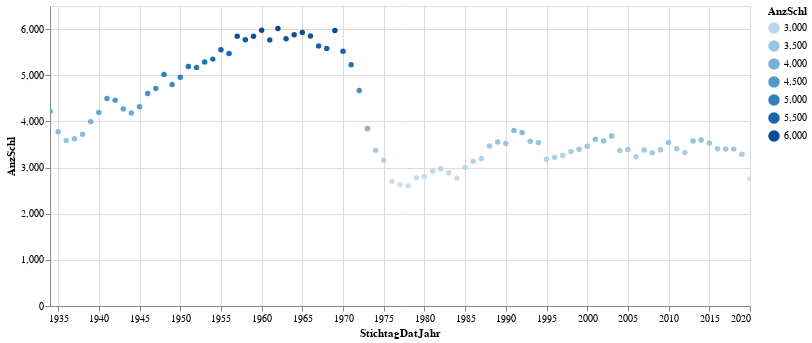

Here is the notebook cell this chart was saved with:
### Code cell
# df_statzonen = df_statzonen[(df_statzonen.knr>0) & (df_statzonen.qname!="Hirslanden")]
#mySelection[[mySelection.NationFHistLang =='Schweiz']]


highlight = alt.selection(type='single', on='mouseover',
                          fields=['AnzSchl'], nearest=True)
#x='date:StichtagDatJahr',
base = alt.Chart(data2betested).encode(
    x='StichtagDatJahr',
    y='AnzSchl',
    color='AnzSchl'
)

points = base.mark_circle().encode(
    opacity=alt.value(2)
).add_selection(
    highlight
).properties(
    width=700 , height=300
)
lines = base.mark_line().encode(
    size=alt.condition(~highlight, alt.value(1.5), alt.value(4))
).interactive()

points + lines

### Figure 1 — Vega-Lite specification as saved in the notebook (floating-point values rounded to 4 significant figures)
{"config": {"view": {"continuousWidth": 400, "continuousHeight": 300}}, "layer": [{"mark": "circle", "encoding": {"color": {"type": "quantitative", "field": "AnzSchl"}, "opacity": {"value": 2}, "x": {"type": "temporal", "field": "StichtagDatJahr"}, "y": {"type": "quantitative", "field": "AnzSchl"}}, "height": 300, "selection": {"selector003": {"type": "single", "on": "mouseover", "fields": ["AnzSchl"], "nearest": true}}, "width": 700}, {"mark": "line", "encoding": {"color": {"type": "quantitative", "field": "AnzSchl"}, "size": {"condition": {"value": 1.5, "selection": {"not": "selector003"}}, "value": 4}, "x": {"type": "temporal", "field": "StichtagDatJahr"}, "y": {"type": "quantitative", "field": "AnzSchl"}}, "selection": {"selector004": {"type": "interval", "bind": "scales", "encodings": ["x", "y"]}}}], "data": {"name": "data-7b7dc74e409f9c83bd66be720559be2d"}, "$schema": "https://vega.github.io/schema/vega-lite/v4.8.1.json", "datasets": {"data-7b7dc74e409f9c83bd66be720559be2d": [{"StichtagDatJahr": "1934-01-01T00:00:00", "AnzSchl": 4220, "AnzSche": 705, "AnzBestWir": 315864}, {"StichtagDatJahr": "1935-01-01T00:00:00", "AnzSchl": 3775, "AnzSche": 678, "AnzBestWir": 317157}, {"StichtagDatJahr": "1936-01-01T00:00:00", "AnzSchl": 3588, "AnzSche": 703, "AnzBestWir": 317712}, {"StichtagDatJahr": "1937-01-01T00:00:00", "AnzSchl": 3626, "AnzSche": 712, "AnzBestWir": 318926}, {"StichtagDatJahr": "1938-01-01T00:00:00", "AnzSchl": 3719, "AnzSche": 716, "AnzBestWir": 326979}, {"StichtagDatJahr": "1939-01-01T00:00:00", "AnzSchl": 3995, "AnzSche": 679, "AnzBestWir": 333984}, {"StichtagDatJahr": "1940-01-01T00:00:00", "AnzSchl": 4193, "AnzSche": 626, "AnzBestWir": 334026}, {"StichtagDatJahr": "1941-01-01T00:00:00", "AnzSchl": 4498, "AnzSche": 646, "AnzBestWir": 336531}, {"StichtagDatJahr": "1942-01-01T00:00:00", "AnzSchl": 4460, "AnzSche": 647, "AnzBestWir": 339721}, {"StichtagDatJahr": "1943-01-01T00:00:00", "AnzSchl": 4271, "AnzSche": 664, "AnzBestWir": 345819}, {"StichtagDatJahr": "1944-01-01T00:00:00", "AnzSchl": 4181, "AnzSche": 649, "AnzBestWir": 351679}, {"StichtagDatJahr": "1945-01-01T00:00:00", "AnzSchl": 4316, "AnzSche": 744, "AnzBestWir": 357381}, {"StichtagDatJahr": "1946-01-01T00:00:00", "AnzSchl": 4606, "AnzSche": 872, "AnzBestWir": 367171}, {"StichtagDatJahr": "1947-01-01T00:00:00", "AnzSchl": 4713, "AnzSche": 926, "AnzBestWir": 377087}, {"StichtagDatJahr": "1948-01-01T00:00:00", "AnzSchl": 5018, "AnzSche": 883, "AnzBestWir": 383568}, {"StichtagDatJahr": "1949-01-01T00:00:00", "AnzSchl": 4797, "AnzSche": 834, "AnzBestWir": 386003}, {"StichtagDatJahr": "1950-01-01T00:00:00", "AnzSchl": 4954, "AnzSche": 891, "AnzBestWir": 389573}, {"StichtagDatJahr": "1951-01-01T00:00:00", "AnzSchl": 5187, "AnzSche": 912, "AnzBestWir": 396260}, {"StichtagDatJahr": "1952-01-01T00:00:00", "AnzSchl": 5170, "AnzSche": 867, "AnzBestWir": 403625}, {"StichtagDatJahr": "1953-01-01T00:00:00", "AnzSchl": 5286, "AnzSche": 887, "AnzBestWir": 408544}, {"StichtagDatJahr": "1954-01-01T00:00:00", "AnzSchl": 5349, "AnzSche": 850, "AnzBestWir": 413044}, {"StichtagDatJahr": "1955-01-01T00:00:00", "AnzSchl": 5550, "AnzSche": 911, "AnzBestWir": 417351}, {"StichtagDatJahr": "1956-01-01T00:00:00", "AnzSchl": 5473, "AnzSche": 825, "AnzBestWir": 420489}, {"StichtagDatJahr": "1957-01-01T00:00:00", "AnzSchl": 5844, "AnzSche": 857, "AnzBestWir": 426349}, {"StichtagDatJahr": "1958-01-01T00:00:00", "AnzSchl": 5769, "AnzSche": 776, "AnzBestWir": 431242}, {"StichtagDatJahr": "1959-01-01T00:00:00", "AnzSchl": 5846, "AnzSche": 858, "AnzBestWir": 434080}, {"StichtagDatJahr": "1960-01-01T00:00:00", "AnzSchl": 5975, "AnzSche": 787, "AnzBestWir": 437273}, {"StichtagDatJahr": "1961-01-01T00:00:00", "AnzSchl": 5766, "AnzSche": 752, "AnzBestWir": 439322}, {"StichtagDatJahr": "1962-01-01T00:00:00", "AnzSchl": 6014, "AnzSche": 778, "AnzBestWir": 440180}, {"StichtagDatJahr": "1963-01-01T00:00:00", "AnzSchl": 5789, "AnzSche": 728, "AnzBestWir": 439090}, {"StichtagDatJahr": "1964-01-01T00:00:00", "AnzSchl": 5878, "AnzSche": 709, "AnzBestWir": 437630}, {"StichtagDatJahr": "1965-01-01T00:00:00", "AnzSchl": 5928, "AnzSche": 660, "AnzBestWir": 433865}, {"StichtagDatJahr": "1966-01-01T00:00:00", "AnzSchl": 5848, "AnzSche": 689, "AnzBestWir": 431533}, {"StichtagDatJahr": "1967-01-01T00:00:00", "AnzSchl": 5636, "AnzSche": 686, "AnzBestWir": 430594}, {"StichtagDatJahr": "1968-01-01T00:00:00", "AnzSchl": 5577, "AnzSche": 710, "AnzBestWir": 430155}, {"StichtagDatJahr": "1969-01-01T00:00:00", "AnzSchl": 5969, "AnzSche": 764, "AnzBestWir": 425117}, {"StichtagDatJahr": "1970-01-01T00:00:00", "AnzSchl": 5521, "AnzSche": 699, "AnzBestWir": 417972}, {"StichtagDatJahr": "1971-01-01T00:00:00", "AnzSchl": 5228, "AnzSche": 716, "AnzBestWir": 412169}, {"StichtagDatJahr": "1972-01-01T00:00:00", "AnzSchl": 4667, "AnzSche": 757, "AnzBestWir": 407647}, {"StichtagDatJahr": "1973-01-01T00:00:00", "AnzSchl": 3844, "AnzSche": 834, "AnzBestWir": 401577}, {"StichtagDatJahr": "1974-01-01T00:00:00", "AnzSchl": 3372, "AnzSche": 799, "AnzBestWir": 396261}, {"StichtagDatJahr": "1975-01-01T00:00:00", "AnzSchl": 3157, "AnzSche": 752, "AnzBestWir": 389613}, {"StichtagDatJahr": "1976-01-01T00:00:00", "AnzSchl": 2700, "AnzSche": 772, "AnzBestWir": 382999}, {"StichtagDatJahr": "1977-01-01T00:00:00", "AnzSchl": 2633, "AnzSche": 955, "AnzBestWir": 379635}, {"StichtagDatJahr": "1978-01-01T00:00:00", "AnzSchl": 2607, "AnzSche": 859, "AnzBestWir": 376447}, {"StichtagDatJahr": "1979-01-01T00:00:00", "AnzSchl": 2778, "AnzSche": 768, "AnzBestWir": 374221}, {"StichtagDatJahr": "1980-01-01T00:00:00", "AnzSchl": 2804, "AnzSche": 867, "AnzBestWir": 370618}, {"StichtagDatJahr": "1981-01-01T00:00:00", "AnzSchl": 2919, "AnzSche": 857, "AnzBestWir": 368171}, {"StichtagDatJahr": "1982-01-01T00:00:00", "AnzSchl": 2976, "AnzSche": 819, "AnzBestWir": 366340}, {"StichtagDatJahr": "1983-01-01T00:00:00", "AnzSchl": 2887, "AnzSche": 847, "AnzBestWir": 363652}, {"StichtagDatJahr": "1984-01-01T00:00:00", "AnzSchl": 2769, "AnzSche": 873, "AnzBestWir": 361493}, {"StichtagDatJahr": "1985-01-01T00:00:00", "AnzSchl": 3000, "AnzSche": 794, "AnzBestWir": 359084}, {"StichtagDatJahr": "1986-01-01T00:00:00", "AnzSchl": 3134, "AnzSche": 1078, "AnzBestWir": 358873}, {"StichtagDatJahr": "1987-01-01T00:00:00", "AnzSchl": 3194, "AnzSche": 1156, "AnzBestWir": 358042}, {"StichtagDatJahr": "1988-01-01T00:00:00", "AnzSchl": 3467, "AnzSche": 1177, "AnzBestWir": 357360}, {"StichtagDatJahr": "1989-01-01T00:00:00", "AnzSchl": 3553, "AnzSche": 1176, "AnzBestWir": 355901}, {"StichtagDatJahr": "1990-01-01T00:00:00", "AnzSchl": 3521, "AnzSche": 1237, "AnzBestWir": 356352}, {"StichtagDatJahr": "1991-01-01T00:00:00", "AnzSchl": 3805, "AnzSche": 1305, "AnzBestWir": 360875}, {"StichtagDatJahr": "1992-01-01T00:00:00", "AnzSchl": 3757, "AnzSche": 1261, "AnzBestWir": 361488}, {"StichtagDatJahr": "1993-01-01T00:00:00", "AnzSchl": 3571, "AnzSche": 1475, "AnzBestWir": 360898}, {"StichtagDatJahr": "1994-01-01T00:00:00", "AnzSchl": 3541, "AnzSche": 1455, "AnzBestWir": 360848}, {"StichtagDatJahr": "1995-01-01T00:00:00", "AnzSchl": 3180, "AnzSche": 1488, "AnzBestWir": 360826}, {"StichtagDatJahr": "1996-01-01T00:00:00", "AnzSchl": 3222, "AnzSche": 1553, "AnzBestWir": 359648}, {"StichtagDatJahr": "1997-01-01T00:00:00", "AnzSchl": 3259, "AnzSche": 1557, "AnzBestWir": 358594}, {"StichtagDatJahr": "1998-01-01T00:00:00", "AnzSchl": 3348, "AnzSche": 1637, "AnzBestWir": 359073}, {"StichtagDatJahr": "1999-01-01T00:00:00", "AnzSchl": 3396, "AnzSche": 1628, "AnzBestWir": 360704}, {"StichtagDatJahr": "2000-01-01T00:00:00", "AnzSchl": 3463, "AnzSche": 1140, "AnzBestWir": 360980}, {"StichtagDatJahr": "2001-01-01T00:00:00", "AnzSchl": 3614, "AnzSche": 1107, "AnzBestWir": 362042}, {"StichtagDatJahr": "2002-01-01T00:00:00", "AnzSchl": 3574, "AnzSche": 1673, "AnzBestWir": 364558}, {"StichtagDatJahr": "2003-01-01T00:00:00", "AnzSchl": 3683, "AnzSche": 1545, "AnzBestWir": 364528}, {"StichtagDatJahr": "2004-01-01T00:00:00", "AnzSchl": 3367, "AnzSche": 1581, "AnzBestWir": 364977}, {"StichtagDatJahr": "2005-01-01T00:00:00", "AnzSchl": 3390, "AnzSche": 1856, "AnzBestWir": 366809}, {"StichtagDatJahr": "2006-01-01T00:00:00", "AnzSchl": 3234, "AnzSche": 1790, "AnzBestWir": 370062}, {"StichtagDatJahr": "2007-01-01T00:00:00", "AnzSchl": 3380, "AnzSche": 1643, "AnzBestWir": 376815}, {"StichtagDatJahr": "2008-01-01T00:00:00", "AnzSchl": 3319, "AnzSche": 1587, "AnzBestWir": 380499}, {"StichtagDatJahr": "2009-01-01T00:00:00", "AnzSchl": 3385, "AnzSche": 1780, "AnzBestWir": 382906}, {"StichtagDatJahr": "2010-01-01T00:00:00", "AnzSchl": 3543, "AnzSche": 1991, "AnzBestWir": 385468}, {"StichtagDatJahr": "2011-01-01T00:00:00", "AnzSchl": 3405, "AnzSche": 1544, "AnzBestWir": 390082}, {"StichtagDatJahr": "2012-01-01T00:00:00", "AnzSchl": 3328, "AnzSche": 1373, "AnzBestWir": 394012}, {"StichtagDatJahr": "2013-01-01T00:00:00", "AnzSchl": 3575, "AnzSche": 1488, "AnzBestWir": 398575}, {"StichtagDatJahr": "2014-01-01T00:00:00", "AnzSchl": 3597, "AnzSche": 1334, "AnzBestWir": 404783}, {"StichtagDatJahr": "2015-01-01T00:00:00", "AnzSchl": 3529, "AnzSche": 1297, "AnzBestWir": 410404}, {"StichtagDatJahr": "2016-01-01T00:00:00", "AnzSchl": 3406, "AnzSche": 1276, "AnzBestWir": 415682}, {"StichtagDatJahr": "2017-01-01T00:00:00", "AnzSchl": 3404, "AnzSche": 1251, "AnzBestWir": 423310}, {"StichtagDatJahr": "2018-01-01T00:00:00", "AnzSchl": 3399, "AnzSche": 1241, "AnzBestWir": 428737}, {"StichtagDatJahr": "2019-01-01T00:00:00", "AnzSchl": 3289, "AnzSche": 1305, "AnzBestWir": 434008}, {"StichtagDatJahr": "2020-01-01T00:00:00", "AnzSchl": 2751, "AnzSche": 1158, "AnzBestWir": 434736}]}}
